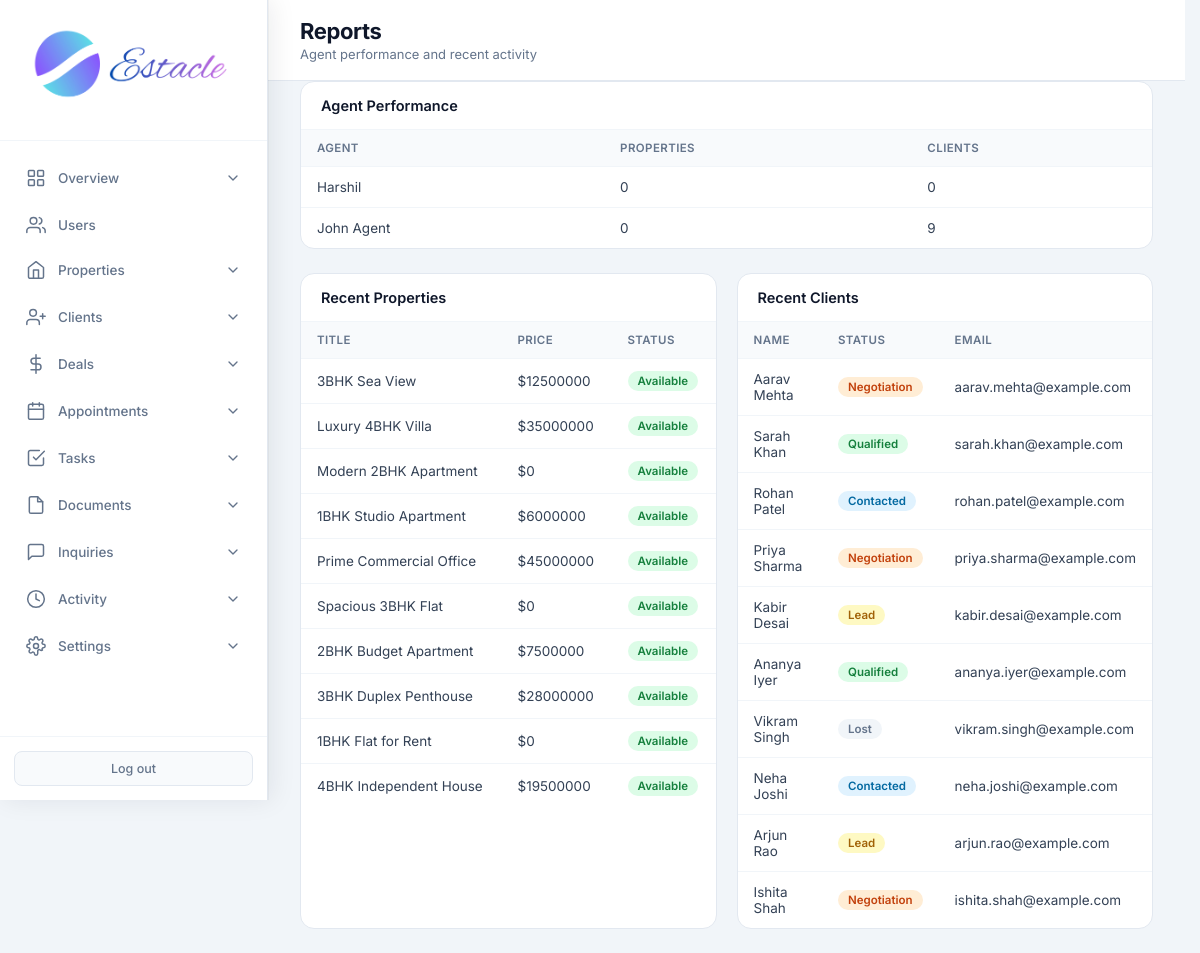
The page /admin/reports (signed in) on the database its author committed.
### tables this page shows
CREATE TABLE users (
            id INTEGER PRIMARY KEY AUTOINCREMENT,
            email TEXT UNIQUE NOT NULL,
            password TEXT NOT NULL,
            full_name TEXT NOT NULL,
            role TEXT NOT NULL CHECK(role IN ('admin', 'agent', 'customer')),
            phone TEXT,
            created_at TIMESTAMP DEFAULT CURRENT_TIMESTAMP,
            is_active INTEGER DEFAULT 1
        , avatar TEXT, last_seen TIMESTAMP, job_title TEXT, department TEXT, employee_id TEXT, license_no TEXT, commission_rate REAL, alt_phone TEXT, address TEXT, city TEXT, state TEXT, country TEXT, postal_code TEXT, notes TEXT, hire_date TEXT, timezone TEXT);

CREATE TABLE properties (
            id INTEGER PRIMARY KEY AUTOINCREMENT,
            title TEXT NOT NULL,
            description TEXT,
            price REAL NOT NULL,
            property_type TEXT NOT NULL,
            status TEXT DEFAULT 'available',
            address TEXT,
            city TEXT,
            state TEXT,
            zip_code TEXT,
            bedrooms INTEGER,
            bathrooms REAL,
            area_sqft REAL,
            agent_id INTEGER,
            created_at TIMESTAMP DEFAULT CURRENT_TIMESTAMP, category TEXT DEFAULT "sale", listing_type TEXT DEFAULT "sale", floor TEXT, carpet_area REAL, furnishing TEXT, parking TEXT, amenities TEXT, seller_name TEXT, seller_phone TEXT, monthly_rent REAL, security_deposit REAL, maintenance REAL, per_sqft REAL, latitude TEXT, longitude TEXT, photos TEXT, year_built TEXT, facing TEXT, videos TEXT,
            FOREIGN KEY (agent_id) REFERENCES users (id)
        );

CREATE TABLE clients (
            id INTEGER PRIMARY KEY AUTOINCREMENT,
            full_name TEXT NOT NULL,
            email TEXT,
            phone TEXT,
            status TEXT DEFAULT 'lead',
            notes TEXT,
            agent_id INTEGER,
            created_at TIMESTAMP DEFAULT CURRENT_TIMESTAMP, source TEXT, budget REAL, interest TEXT, preferred_city TEXT, address TEXT, updated_at TIMESTAMP, user_id INTEGER,
            FOREIGN KEY (agent_id) REFERENCES users (id)
        );

### routes/admin/reports.py (the view)
@admin.route('/admin/reports')
@login_required
@role_required('admin')
def admin_reports():
    db = get_db()
    recent_props = db.execute('SELECT id, title, price, status, city, created_at FROM properties ORDER BY created_at DESC LIMIT 10').fetchall()
    recent_clients = db.execute('SELECT id, full_name, status, email, created_at FROM clients ORDER BY created_at DESC LIMIT 10').fetchall()
    agents = db.execute("""
        SELECT u.id, u.full_name,
               (SELECT COUNT(*) FROM properties WHERE agent_id = u.id) as prop_count,
               (SELECT COUNT(*) FROM clients WHERE agent_id = u.id) as client_count
        FROM users u WHERE u.role = 'agent' ORDER BY u.full_name
    """).fetchall()
    return render_template('admin_reports.html', recent_props=recent_props, recent_clients=recent_clients, agents=agents)

### core/db.py (called while the page is built)
def get_db():
    if 'db' not in g:
        g.db = sqlite3.connect(current_app.config['DATABASE'])
        g.db.row_factory = sqlite3.Row
    return g.db

### core/helpers.py (called while the page is built)
def login_required(f):
    @wraps(f)
    def decorated_function(*args, **kwargs):
        if 'user_id' not in session:
            flash('Please log in to access this page.', 'warning')
            return redirect(url_for('auth.login'))
        return f(*args, **kwargs)
    return decorated_function

def role_required(*roles):
    def decorator(f):
        @wraps(f)
        def decorated_function(*args, **kwargs):
            if 'user_id' not in session:
                flash('Please log in to access this page.', 'warning')
                return redirect(url_for('auth.login'))
            if session.get('role') not in roles:
                flash('You do not have permission to access this page.', 'danger')
                return redirect(url_for('auth.role_redirect'))
            return f(*args, **kwargs)
        return decorated_function
    return decorator

### templates/admin_reports.html (shortened to what this page needs)
<!DOCTYPE html>
<html lang="en">
<head>
    <link rel="stylesheet" href="{{ url_for('static', filename='css/admin.css') }}">
</head>
<body>
<div class="app-layout">
    {% set active = 'reports' %}
    {% include 'partials/admin_sidebar.html' %}
    <main class="main-content">
        <header class="top-bar">
            <div>
                <h1 class="page-title">Reports</h1>
                <p class="page-subtitle">Agent performance and recent activity</p>
            </div>
        </header>
        <div class="panel full">
            <div class="panel-header"><h2>Agent Performance</h2></div>
            <div class="table-wrap">
                <table>
                    <thead><tr><th>Agent</th><th>Properties</th><th>Clients</th></tr></thead>
                    <tbody>
                    {% for a in agents %}
                    <tr>
                        <td>{{ a.full_name }}</td>
                        <td>{{ a.prop_count }}</td>
                        <td>{{ a.client_count }}</td>
                    </tr>
                    {% else %}
                    <tr><td colspan="3" class="empty">No agents yet</td></tr>
                    {% endfor %}
                    </tbody>
                </table>
            </div>
        </div>
        <div class="panels-row">
            <div class="panel">
                <div class="panel-header"><h2>Recent Properties</h2></div>
                <div class="table-wrap">
                    <table>
                        <thead><tr><th>Title</th><th>Price</th><th>Status</th></tr></thead>
                        <tbody>
                        {% for p in recent_props %}
                        <tr>
                            <td>{{ p.title }}</td>
                            <td>${{ "%.0f"|format(p.price) }}</td>
                            <td><span class="badge badge-{{ p.status }}">{{ p.status }}</span></td>
                        </tr>
                        {% else %}
                        <tr><td colspan="3" class="empty">No data</td></tr>
                        {% endfor %}
                        </tbody>
                    </table>
                </div>
            </div>
            <div class="panel">
                <div class="panel-header"><h2>Recent Clients</h2></div>
                <div class="table-wrap">
                    <table>
                        <thead><tr><th>Name</th><th>Status</th><th>Email</th></tr></thead>
                        <tbody>
                        {% for c in recent_clients %}
                        <tr>
                            <td>{{ c.full_name }}</td>
                            <td><span class="badge badge-{{ c.status }}">{{ c.status }}</span></td>
                            <td>{{ c.email or '—' }}</td>
                        </tr>
                        {% else %}
                        <tr><td colspan="3" class="empty">No data</td></tr>
                        {% endfor %}
                        </tbody>
                    </table>
                </div>
            </div>
        </div>
    </main>
</div>
</body>
</html>

### static/css/admin.css (style rules this page uses)
* { margin: 0; padding: 0; box-sizing: border-box; }
body { font-family: 'Inter', -apple-system, BlinkMacSystemFont, 'Segoe UI', Roboto, sans-serif; background: #f1f5f9; color: #0f172a; min-height: 100vh; }
.app-layout { display: flex; min-height: 100vh; }
.main-content { flex: 1; margin-left: 268px; min-height: 100vh; }
.top-bar { background: white; padding: 18px 32px; border-bottom: 1px solid #e2e8f0; display: flex; justify-content: space-between; align-items: center; }
.page-title { font-family: 'Inter', sans-serif; font-size: 22px; font-weight: 700; letter-spacing: -0.4px; color: #0f172a; }
.page-subtitle { font-size: 13px; color: #64748b; margin-top: 2px; font-weight: 400; }
.panels-row { display: grid; grid-template-columns: 1fr 1fr; gap: 20px; padding: 0 32px 24px; }
.panel { background: white; border-radius: 14px; border: 1px solid #e2e8f0; overflow: hidden; }
.panel.full { margin: 0 32px 24px; }
.panel-header { padding: 15px 20px; border-bottom: 1px solid #f1f5f9; display: flex; justify-content: space-between; align-items: center; }
.panel-header h2 { font-size: 14.5px; font-weight: 600; color: #0f172a; }
.table-wrap { overflow-x: auto; }
table { width: 100%; border-collapse: collapse; font-size: 13.5px; }
th { text-align: left; padding: 11px 16px; background: #f8fafc; color: #64748b; font-weight: 600; font-size: 11.5px; text-transform: uppercase; letter-spacing: 0.4px; }
td { padding: 12px 16px; border-top: 1px solid #f1f5f9; color: #334155; }
.badge { display: inline-block; padding: 3px 10px; border-radius: 20px; font-size: 11.5px; font-weight: 600; text-transform: capitalize; }
.badge-available { background: #dcfce7; color: #15803d; }
.badge-lead { background: #fef9c3; color: #a16207; }
.badge-contacted { background: #e0f2fe; color: #0369a1; }
.badge-qualified { background: #dcfce7; color: #15803d; }
.badge-negotiation { background: #ffedd5; color: #c2410c; }
.badge-lost { background: #f1f5f9; color: #64748b; }
html { scrollbar-gutter: stable; }
.app-layout > :not(.sidebar):not(script):not(style) { animation: estacle-page-in 200ms cubic-bezier(0.22, 0.61, 0.36, 1) backwards; }

### rows shown on the page
users: full_name "Harshil", prop_count "0", client_count "0"
users: full_name "John Agent", prop_count "0", client_count "9"
properties: title "3BHK Sea View", price "12500000", status "Available"
properties: title "Luxury 4BHK Villa", price "35000000", status "Available"
properties: title "Modern 2BHK Apartment", price "0", status "Available"
properties: title "1BHK Studio Apartment", price "6000000", status "Available"
properties: title "Prime Commercial Office", price "45000000", status "Available"
properties: title "Spacious 3BHK Flat", price "0", status "Available"
properties: title "2BHK Budget Apartment", price "7500000", status "Available"
properties: title "3BHK Duplex Penthouse", price "28000000", status "Available"
properties: title "1BHK Flat for Rent", price "0", status "Available"
properties: title "4BHK Independent House", price "19500000", status "Available"
clients: full_name "Aarav Mehta", status "Negotiation", email "aarav.mehta@example.com"
clients: full_name "Sarah Khan", status "Qualified", email "sarah.khan@example.com"
clients: full_name "Rohan Patel", status "Contacted", email "rohan.patel@example.com"
clients: full_name "Priya Sharma", status "Negotiation", email "priya.sharma@example.com"
clients: full_name "Kabir Desai", status "Lead", email "kabir.desai@example.com"
clients: full_name "Ananya Iyer", status "Qualified", email "ananya.iyer@example.com"
clients: full_name "Vikram Singh", status "Lost", email "vikram.singh@example.com"
clients: full_name "Neha Joshi", status "Contacted", email "neha.joshi@example.com"
clients: full_name "Arjun Rao", status "Lead", email "arjun.rao@example.com"
clients: full_name "Ishita Shah", status "Negotiation", email "ishita.shah@example.com"
